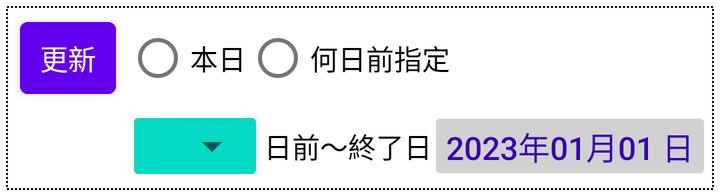
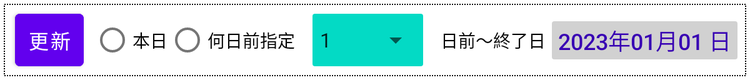

One screen, two layout resources from the same app: the default and the repository's alternative for another configuration. Each is rendered where Android would select it; the XML of both is given below.
<!-- AndroidManifest.xml: application theme Theme.WeatherDataViewer -->
<!-- res/layout/frag_today_graph_bottom_container.xml -->
<?xml version="1.0" encoding="utf-8"?>
<androidx.constraintlayout.widget.ConstraintLayout
    xmlns:android="http://schemas.android.com/apk/res/android"
    xmlns:app="http://schemas.android.com/apk/res-auto"
    android:layout_width="match_parent"
    android:layout_height="wrap_content"
    android:padding="@dimen/bottom_controls_container_padding"
    style="@style/StyleBottomControlsContainer"
    >
    <Button
        android:id="@+id/btnTodayGraphUpdate"
        android:text="@string/lbl_btn_update"
        style="@style/StyleButtonUpdate"
        app:layout_constraintStart_toStartOf="parent"
        app:layout_constraintTop_toTopOf="parent"
        />
    <RadioGroup
        android:id="@+id/radioDayGroup"
        android:layout_width="wrap_content"
        android:layout_height="wrap_content"
        android:layout_marginStart="@dimen/general_horizontal_margin"
        android:orientation="horizontal"
        app:layout_constraintStart_toEndOf="@id/btnTodayGraphUpdate"
        app:layout_constraintTop_toTopOf="@id/btnTodayGraphUpdate"
        app:layout_constraintBottom_toBottomOf="@id/btnTodayGraphUpdate"
        >
        <RadioButton
            android:id="@+id/radioToday"
            android:text="@string/lbl_radio_today"
            style="@style/StyleTodayRadio"
            />
        <RadioButton
            android:id="@+id/radioRange"
            android:text="@string/lbl_radio_before_day"
            style="@style/StyleTodayRadio"
            />
    </RadioGroup>
    
    
    
    <LinearLayout
        android:id="@+id/SpinnerBeforeDayFrame"
        style="@style/StyleContainerWithinSpinner"
        app:layout_constraintStart_toEndOf="@+id/guideFragTodayGraphBtnEnd"
        app:layout_constraintEnd_toStartOf="@id/tvLblJpTo"
        app:layout_constraintTop_toBottomOf="@id/btnTodayGraphUpdate"
        >
        <Spinner
            android:id="@+id/spinnerBeforeDay"
            style="@style/StyleSpinnerInContainer"
            android:entries="@array/beforeDays"
            />
    </LinearLayout>
    <TextView
        android:id="@+id/tvLblJpTo"
        android:layout_margin="2dp"
        android:layout_gravity="center_vertical"
        android:text="@string/lbl_jp_to"
        style="@style/StyleTextViewBothSideSpinner"
        app:layout_constraintEnd_toStartOf="@id/inpTvStartDay"
        app:layout_constraintTop_toTopOf="@id/SpinnerBeforeDayFrame"
        app:layout_constraintBottom_toBottomOf="@id/SpinnerBeforeDayFrame"
        />
    <TextView
        android:id="@+id/inpTvStartDay"
        android:layout_margin="3dp"
        android:layout_gravity="center_vertical"
        android:text="@string/init_show_date_value"
        style="@style/StyleFramedPickerView"
        app:layout_constraintEnd_toEndOf="parent"
        app:layout_constraintTop_toTopOf="@id/SpinnerBeforeDayFrame"
        app:layout_constraintBottom_toBottomOf="@id/SpinnerBeforeDayFrame"
        >
        
        <tag android:id="@id/inpTvStartDay" android:value="@string/init_tag_date_value" />
    </TextView>

    <androidx.constraintlayout.widget.Guideline
        android:id="@+id/guideFragTodayGraphBtnEnd"
        android:layout_width="wrap_content"
        android:layout_height="wrap_content"
        android:orientation="vertical"
        app:layout_constraintStart_toEndOf="@id/btnTodayGraphUpdate"
        />
</androidx.constraintlayout.widget.ConstraintLayout>
<!-- resources referenced by this layout -->
<resources>
  <string-array name="beforeDays">
          <item>1</item>
          <item>2</item>
          <item>3</item>
          <item>7</item>
      </string-array>
  <dimen name="bottom_controls_container_padding">2dp</dimen>
  <dimen name="general_horizontal_margin">5dp</dimen>
  <string name="init_show_date_value">2023年01月01 日</string>
  <string name="init_tag_date_value">2023–01–01</string>
  <string name="lbl_btn_update">更新</string>
  <string name="lbl_jp_to">日前〜終了日</string>
  <string name="lbl_radio_before_day">何日前指定</string>
  <string name="lbl_radio_today">本日</string>
  <style name="StyleBottomControlsContainer">
          <item name="android:orientation">horizontal</item>&gt;
          <item name="android:layout_margin">@dimen/frame_margin</item>
          <item name="android:padding">@dimen/bottom_controls_padding</item>
          <item name="android:background">@drawable/frame_background</item>
      </style>
  <style name="StyleTextViewBothSideSpinner" parent="BaseStyleTextViewBothSidesSpinner">
          <item name="android:textAppearance">@android:style/TextAppearance.Material.Body1</item>
      </style>
  <style name="StyleTodayRadio" parent="BaseStyleTodayRadio">
          <item name="android:textAppearance">@style/TextAppearance.AppCompat.Small</item>
          <item name="android:textColor">?attr/myAppPrimaryTextColor</item>
      </style>
  <dimen name="frame_margin">3dp</dimen>
  <dimen name="bottom_controls_padding">3dp</dimen>
  <dimen name="button_min_height">48dp</dimen>
  <dimen name="spinner_height">40dp</dimen>
  <dimen name="spinner_frame_padding">2dp</dimen>
  <dimen name="picker_view_margin_start">5dp</dimen>
  <dimen name="picker_view_text_size">16sp</dimen>
  <style name="BaseStyleTextViewBothSidesSpinner">
          <item name="android:layout_width">wrap_content</item>
          <item name="android:layout_height">wrap_content</item>
          <item name="android:textColor">@color/black</item>
      </style>
  <style name="BaseStyleTodayRadio">
          <item name="android:layout_width">wrap_content</item>
          <item name="android:layout_height">wrap_content</item>
      </style>
  <color name="purple_500">#FF6200EE</color>
  <color name="purple_700">#FF3700B3</color>
  <color name="white">#FFFFFFFF</color>
  <color name="teal_200">#FF03DAC5</color>
  <color name="teal_700">#FF018786</color>
  <color name="black">#FF000000</color>
  <dimen name="disabledAlpha">0.26</dimen>
  <color name="solid_red">#ffff0000</color>
  <style name="MyAppActionBar" parent="@style/Widget.AppCompat.Light.ActionBar.Solid">
          <item name="titleTextStyle">@style/MyAppActionBar.TitleTextStyle</item>
          <item name="subtitleTextColor">@style/MyAppActionBar.SubtitleTextStyle</item>
      </style>
  <dimen name="button_label_padding">3dp</dimen>
  <dimen name="button_label_padding_horizontal">3dp</dimen>
  <style name="BaseTextViewTitle" parent="@android:style/TextAppearance.Material.Title">
          <item name="android:layout_width">wrap_content</item>
          <item name="android:layout_height">wrap_content</item>
      </style>
  <dimen name="picker_view_padding_vertical">2dp</dimen>
  <dimen name="picker_view_padding_horizontal">5dp</dimen>
  <color name="inp_text_frame_bg_color">#4d666666</color>
  <color name="title_frame_bg_color">#4d808080</color>
  <style name="MyAppActionBar.TitleTextStyle" parent="@style/TextAppearance.AppCompat.Widget.ActionBar.Title">
          <item name="android:textSize">@dimen/action_bar_title_text_size</item>
      </style>
  <style name="MyAppActionBar.SubtitleTextStyle" parent="@style/TextAppearance.AppCompat.Widget.ActionBar.Subtitle">
          <item name="android:textSize">@dimen/action_bar_subtitle_text_size</item>
      </style>
  <color name="gray">#FFCCCCCC</color>
  <dimen name="action_bar_title_text_size">17sp</dimen>
  <dimen name="action_bar_subtitle_text_size">13sp</dimen>
</resources>
<!-- res/layout-sw600dp/frag_today_graph_bottom_container.xml (the repository's variant of the layout above) -->
<!-- drawn on a 7-inch tablet held upright -->
<?xml version="1.0" encoding="utf-8"?>
<androidx.constraintlayout.widget.ConstraintLayout
    xmlns:android="http://schemas.android.com/apk/res/android"
    xmlns:app="http://schemas.android.com/apk/res-auto"
    android:layout_width="match_parent"
    android:layout_height="wrap_content"
    android:padding="@dimen/bottom_controls_container_padding"
    style="@style/StyleBottomControlsContainer"
    >
    <Button
        android:id="@+id/btnTodayGraphUpdate"
        android:text="@string/lbl_btn_update"
        style="@style/StyleButtonUpdateFor600dp"
        app:layout_constraintStart_toStartOf="parent"
        app:layout_constraintTop_toTopOf="parent"
        />
    <RadioGroup
        android:id="@+id/radioDayGroup"
        style="@style/StyleRadioGroupForTablet"
        app:layout_constraintStart_toEndOf="@id/btnTodayGraphUpdate"
        app:layout_constraintTop_toTopOf="@id/btnTodayGraphUpdate"
        app:layout_constraintBottom_toBottomOf="@id/btnTodayGraphUpdate"
        >
        <RadioButton
            android:id="@+id/radioToday"
            android:text="@string/lbl_radio_today"
            style="@style/StyleTodayRadio"
            />
        <RadioButton
            android:id="@+id/radioRange"
            android:text="@string/lbl_radio_before_day"
            style="@style/StyleTodayRadio"
            />
    </RadioGroup>
    
    <LinearLayout
        android:id="@+id/SpinnerBeforeDayFrame"
        android:layout_marginStart="10dp"
        android:layout_marginEnd="10dp"
        style="@style/StyleContainerWithinSpinner"
        app:layout_constraintStart_toEndOf="@id/radioDayGroup"
        app:layout_constraintEnd_toStartOf="@id/tvLblJpTo"
        app:layout_constraintTop_toTopOf="@id/btnTodayGraphUpdate"
        app:layout_constraintBottom_toBottomOf="@id/btnTodayGraphUpdate"
        >
        <Spinner
            android:id="@+id/spinnerBeforeDay"
            style="@style/StyleSpinnerInContainer"
            android:entries="@array/beforeDays"
            />
    </LinearLayout>
    <TextView
        android:id="@+id/tvLblJpTo"
        android:layout_margin="5dp"
        android:layout_gravity="center_vertical"
        android:text="@string/lbl_jp_to"
        style="@style/StyleTextViewBothSideSpinner"
        app:layout_constraintEnd_toStartOf="@id/inpTvStartDay"
        app:layout_constraintTop_toTopOf="@id/btnTodayGraphUpdate"
        app:layout_constraintBottom_toBottomOf="@id/btnTodayGraphUpdate"
        />
    <TextView
        android:id="@+id/inpTvStartDay"
        android:layout_marginStart="10dp"
        android:layout_marginEnd="10dp"
        android:layout_gravity="center_vertical"
        android:text="@string/init_show_date_value"
        style="@style/StyleFramedPickerView"
        app:layout_constraintEnd_toEndOf="parent"
        app:layout_constraintTop_toTopOf="@id/btnTodayGraphUpdate"
        app:layout_constraintBottom_toBottomOf="@id/btnTodayGraphUpdate"
        >
        
        <tag android:id="@id/inpTvStartDay" android:value="@string/init_tag_date_value" />
    </TextView>
</androidx.constraintlayout.widget.ConstraintLayout>
<!-- resources referenced by the variant -->
<!-- as a 7-inch tablet held upright resolves them -->
<resources>
  <string-array name="beforeDays">
          <item>1</item>
          <item>2</item>
          <item>3</item>
          <item>7</item>
      </string-array>
  <dimen name="bottom_controls_container_padding">2dp</dimen>
  <string name="init_show_date_value">2023年01月01 日</string>
  <string name="init_tag_date_value">2023–01–01</string>
  <string name="lbl_btn_update">更新</string>
  <string name="lbl_jp_to">日前〜終了日</string>
  <string name="lbl_radio_before_day">何日前指定</string>
  <string name="lbl_radio_today">本日</string>
  <style name="StyleButtonUpdateFor600dp" parent="BaseButtonStyle">
          <item name="android:textSize">@dimen/button_label_text_size</item>
          <item name="android:minHeight">54dip</item>
          <item name="android:minWidth">54dip</item>
      </style>
  <style name="StyleTextViewBothSideSpinner" parent="BaseStyleTextViewBothSidesSpinner">
          <item name="android:textAppearance">@android:style/TextAppearance.Material.Body1</item>
      </style>
  <style name="StyleTodayRadio" parent="BaseStyleTodayRadio">
          <item name="android:textAppearance">@style/TextAppearance.AppCompat.Small</item>
          <item name="android:textColor">?attr/myAppPrimaryTextColor</item>
      </style>
  <dimen name="frame_margin">3dp</dimen>
  <dimen name="bottom_controls_padding">3dp</dimen>
  <!-- from res/values-sw600dp/ -->
  <dimen name="button_label_text_size">16sp</dimen>
  <!-- from res/values-sw600dp/ -->
  <dimen name="spinner_height">54dp</dimen>
  <!-- from res/values-sw600dp/ -->
  <dimen name="general_horizontal_margin">7dp</dimen>
  <dimen name="spinner_frame_padding">2dp</dimen>
  <dimen name="picker_view_margin_start">5dp</dimen>
  <!-- from res/values-sw600dp/ -->
  <dimen name="picker_view_text_size">18sp</dimen>
  <style name="BaseStyleTextViewBothSidesSpinner">
          <item name="android:layout_width">wrap_content</item>
          <item name="android:layout_height">wrap_content</item>
          <item name="android:textColor">@color/black</item>
      </style>
  <style name="BaseStyleTodayRadio">
          <item name="android:layout_width">wrap_content</item>
          <item name="android:layout_height">wrap_content</item>
      </style>
  <color name="purple_500">#FF6200EE</color>
  <color name="purple_700">#FF3700B3</color>
  <color name="white">#FFFFFFFF</color>
  <color name="teal_200">#FF03DAC5</color>
  <color name="teal_700">#FF018786</color>
  <color name="black">#FF000000</color>
  <!-- from res/values-sw600dp/ -->
  <dimen name="disabledAlpha">0.26</dimen>
  <color name="solid_red">#ffff0000</color>
  <!-- from res/values-sw600dp/ -->
  <dimen name="button_label_padding">6dp</dimen>
  <!-- from res/values-sw600dp/ -->
  <dimen name="button_label_padding_horizontal">10dp</dimen>
  <style name="BaseTextViewTitle" parent="@android:style/TextAppearance.Material.Title">
          <item name="android:layout_width">wrap_content</item>
          <item name="android:layout_height">wrap_content</item>
      </style>
  <dimen name="picker_view_padding_vertical">2dp</dimen>
  <dimen name="picker_view_padding_horizontal">5dp</dimen>
  <color name="inp_text_frame_bg_color">#4d666666</color>
  <color name="title_frame_bg_color">#4d808080</color>
  <style name="MyAppActionBar.TitleTextStyle" parent="@style/TextAppearance.AppCompat.Widget.ActionBar.Title">
          <item name="android:textSize">@dimen/action_bar_title_text_size</item>
      </style>
  <style name="MyAppActionBar.SubtitleTextStyle" parent="@style/TextAppearance.AppCompat.Widget.ActionBar.Subtitle">
          <item name="android:textSize">@dimen/action_bar_subtitle_text_size</item>
      </style>
  <color name="gray">#FFCCCCCC</color>
  <!-- from res/values-sw600dp/ -->
  <dimen name="action_bar_title_text_size">22sp</dimen>
  <!-- from res/values-sw600dp/ -->
  <dimen name="action_bar_subtitle_text_size">18sp</dimen>
</resources>
